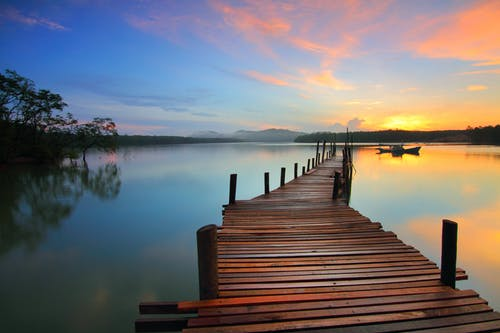
#> input picture OpenCv/11.jpg, 500 x 333 px, found by its file name
$ python rgbextract.py
#> lines starting #> are read from the running program, lines starting #| are printed output that depends on the picture
import cv2
import numpy as np

img = cv2.imread("/Users/raghav/Desktop/OpenCv/11.jpg")
#> img is the input picture: shape (333, 500, 3); mean B, G, R 116.3, 114, 117.2

cv2.imshow("output image", img)

cv2.waitKey(0)

B,G,R = cv2.split(img)
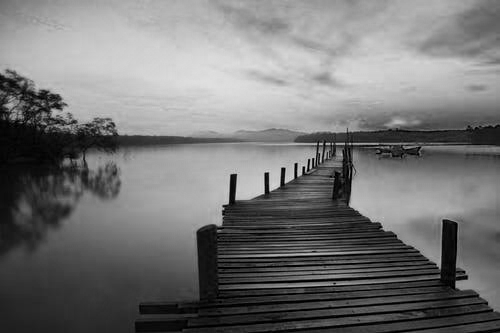
#> B: shape (333, 500); min 0, max 224, mean 116.3
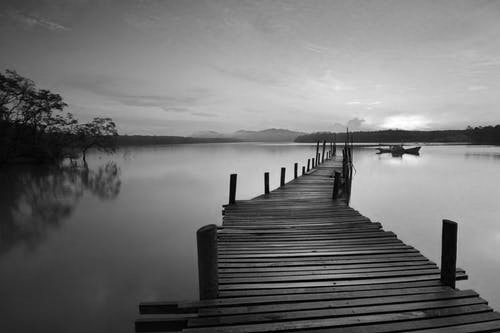
#> G: shape (333, 500); min 0, max 255, mean 114
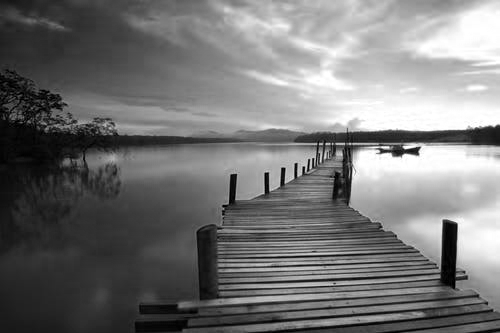
#> R: shape (333, 500); min 0, max 255, mean 117.2

zeros = np.zeros(img.shape[:2], dtype="uint8")

cv2.imshow("red", cv2.merge([zeros, zeros, R]))
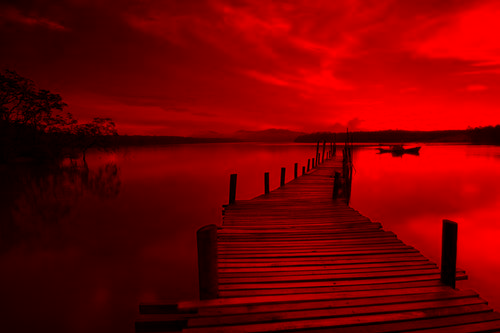
#> window 'red': shape (333, 500, 3); mean B, G, R 0, 0, 117.2

cv2.waitKey(0)

cv2.imshow("green", cv2.merge([zeros, G, zeros]))
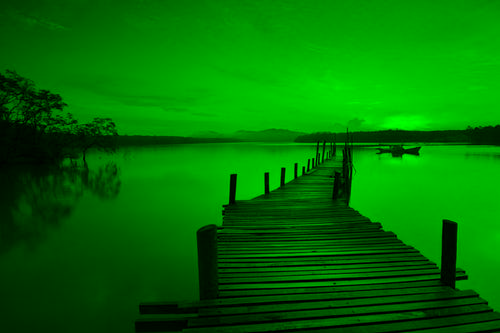
#> window 'green': shape (333, 500, 3); mean B, G, R 0, 114, 0

cv2.waitKey(0)

cv2.imshow("blue", cv2.merge([B, zeros, zeros]))
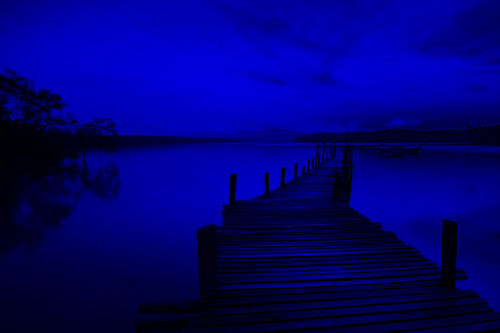
#> window 'blue': shape (333, 500, 3); mean B, G, R 116.3, 0, 0

cv2.waitKey(0)

cv2.destroyAllWindows()
